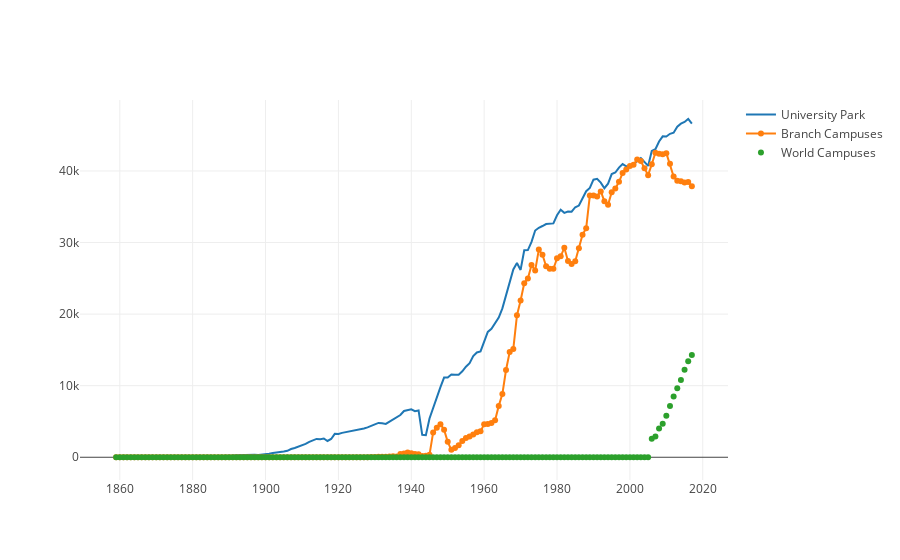

Notebook code for this chart:
### Markdown cell above
## Interactive plots

### Code cell
from plotly.offline import init_notebook_mode, iplot
init_notebook_mode(connected=True) # initiate notebook for offline plot

import plotly.graph_objs as go
import numpy as np
year, universityPark, otherLocs, worldCampus, totPSU = np.loadtxt('pennStateEnroll.dat', unpack=True, comments='#', skiprows=2)

# Create traces
trace0 = go.Scatter(
    x = year,
    y = universityPark,
    mode = 'lines',
    name = 'University Park'
)
trace1 = go.Scatter(
    x = year,
    y = otherLocs,
    mode = 'lines+markers',
    name = 'Branch Campuses'
)
trace2 = go.Scatter(
    x = year,
    y = worldCampus,
    mode = 'markers',
    name = 'World Campuses'
)
data = [trace0, trace1, trace2]

iplot(data)

### Figure 1 — Plotly figure (JSON) as saved in the notebook; plotly's stock layout.template omitted (floating-point values rounded to 4 significant figures; data arrays with more than 128 entries replaced by an {"elided": "..."} marker saying what was removed)
{"data": [{"mode": "lines", "name": "University Park", "type": "scatter", "uid": "20866e4f-c1c1-11e8-a4b5-d8fc93563c3a", "x": {"elided": "159 int values"}, "y": {"elided": "159 int values"}}, {"mode": "lines+markers", "name": "Branch Campuses", "type": "scatter", "uid": "20866e50-c1c1-11e8-9ce3-d8fc93563c3a", "x": {"elided": "159 int values"}, "y": {"elided": "159 int values"}}, {"mode": "markers", "name": "World Campuses", "type": "scatter", "uid": "20866e51-c1c1-11e8-bc04-d8fc93563c3a", "x": {"elided": "159 int values"}, "y": {"elided": "159 int values"}}], "layout": {}}
